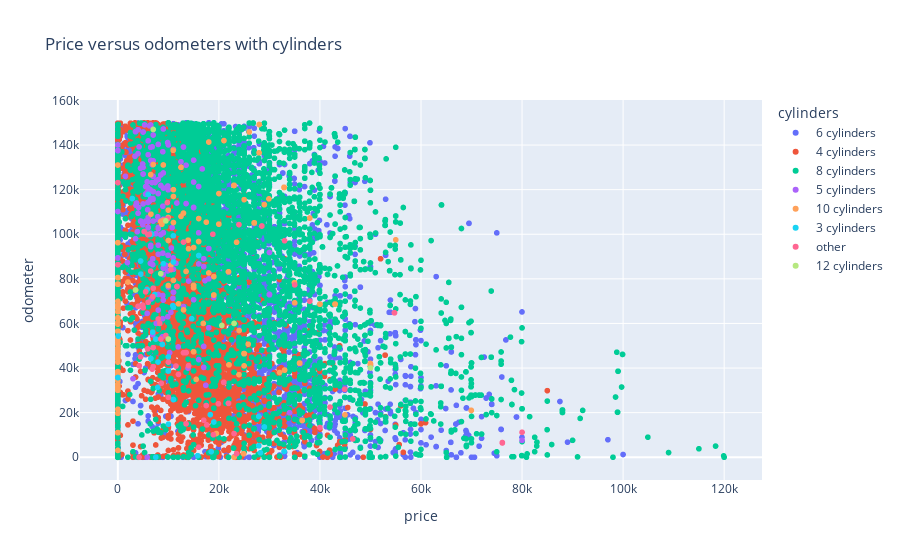

Notebook cell for this chart:
### Code cell
px.scatter(charts, x='price', y='odometer', color='cylinders', title='Price versus odometers with cylinders')

### Figure 1 — Plotly figure (JSON) as saved in the notebook; plotly's stock layout.template omitted (floating-point values rounded to 4 significant figures; data arrays with more than 128 entries replaced by an {"elided": "..."} marker saying what was removed)
{"data": [{"hovertemplate": "cylinders=6 cylinders<br>price=%{x}<br>odometer=%{y}<extra></extra>", "legendgroup": "6 cylinders", "marker": {"color": "#636efa", "symbol": "circle"}, "mode": "markers", "name": "6 cylinders", "showlegend": true, "type": "scattergl", "x": {"elided": "9091 int values"}, "xaxis": "x", "y": {"elided": "9091 int values"}, "yaxis": "y"}, {"hovertemplate": "cylinders=4 cylinders<br>price=%{x}<br>odometer=%{y}<extra></extra>", "legendgroup": "4 cylinders", "marker": {"color": "#EF553B", "symbol": "circle"}, "mode": "markers", "name": "4 cylinders", "showlegend": true, "type": "scattergl", "x": {"elided": "9644 int values"}, "xaxis": "x", "y": {"elided": "9644 int values"}, "yaxis": "y"}, {"hovertemplate": "cylinders=8 cylinders<br>price=%{x}<br>odometer=%{y}<extra></extra>", "legendgroup": "8 cylinders", "marker": {"color": "#00cc96", "symbol": "circle"}, "mode": "markers", "name": "8 cylinders", "showlegend": true, "type": "scattergl", "x": {"elided": "8073 int values"}, "xaxis": "x", "y": {"elided": "8073 int values"}, "yaxis": "y"}, {"hovertemplate": "cylinders=5 cylinders<br>price=%{x}<br>odometer=%{y}<extra></extra>", "legendgroup": "5 cylinders", "marker": {"color": "#ab63fa", "symbol": "circle"}, "mode": "markers", "name": "5 cylinders", "showlegend": true, "type": "scattergl", "x": {"elided": "200 int values"}, "xaxis": "x", "y": {"elided": "200 int values"}, "yaxis": "y"}, {"hovertemplate": "cylinders=10 cylinders<br>price=%{x}<br>odometer=%{y}<extra></extra>", "legendgroup": "10 cylinders", "marker": {"color": "#FFA15A", "symbol": "circle"}, "mode": "markers", "name": "10 cylinders", "showlegend": true, "type": "scattergl", "x": {"elided": "504 int values"}, "xaxis": "x", "y": {"elided": "504 int values"}, "yaxis": "y"}, {"hovertemplate": "cylinders=3 cylinders<br>price=%{x}<br>odometer=%{y}<extra></extra>", "legendgroup": "3 cylinders", "marker": {"color": "#19d3f3", "symbol": "circle"}, "mode": "markers", "name": "3 cylinders", "showlegend": true, "type": "scattergl", "x": [9990, 10880, 9995, 32900, 27900, 6540, 27900, 32900, 32900, 29000, 18480, 5800, 4550, 7299, 9990, 1, 1, 85, 1, 1, 1, 7500, 10997, 10997, 8995, 9990, 9990, 9990, 9990, 7950, 9990, 28223, 15999, 18295, 9990, 2850, 10999, 7900, 4499, 9990, 9990, 27893, 9990, 8800, 8800, 5990, 7500, 19000, 9990, 8800, 6695, 9990, 10990, 10000, 9990, 9990, 15800, 9990, 14595, 9990, 9990, 9990, 9990, 6900, 10999], "xaxis": "x", "y": [38700, 68004, 45000, 2626, 18320, 44274, 18320, 2626, 2626, 13575, 2528, 75300, 82116, 73000, 38700, 35735, 35735, 54324, 35735, 35735, 35735, 1, 25867, 25867, 86772, 38700, 38700, 38700, 38700, 42692, 38700, 2022, 90466, 19099, 38700, 116000, 87548, 31382, 88000, 38700, 38700, 5141, 38700, 50583, 50583, 117850, 53000, 15800, 38700, 50583, 100000, 38700, 99308, 14800, 38700, 38700, 733, 38700, 62130, 38700, 38700, 38700, 38700, 56109, 67241], "yaxis": "y"}, {"hovertemplate": "cylinders=other<br>price=%{x}<br>odometer=%{y}<extra></extra>", "legendgroup": "other", "marker": {"color": "#FF6692", "symbol": "circle"}, "mode": "markers", "name": "other", "showlegend": true, "type": "scattergl", "x": [5500, 37988, 4995, 32999, 6800, 13500, 13500, 13500, 13500, 13500, 4999, 11500, 6499, 44900, 4250, 4895, 54750, 9500, 54750, 23969, 21900, 9800, 0, 0, 11700, 11700, 11700, 76100, 76100, 11700, 7000, 18900, 22995, 11700, 4000, 17488, 13995, 20974, 20974, 12995, 20974, 5900, 8300, 6995, 80000, 4200, 7995, 6900, 13500, 46500, 21900, 19900, 9850, 5950, 23500, 18800, 0, 0, 8500, 21900, 5950, 6250, 12999, 15995, 42000, 6995, 5995, 39990, 8599, 35000, 5950, 4500, 5200, 10000, 17000, 10500, 11998, 28500, 28500, 10000, 17599], "xaxis": "x", "y": [74200, 69974, 67260, 97104, 39500, 46920, 46920, 46920, 46920, 46920, 67000, 40900, 83477, 30500, 41000, 68200, 64750, 54594, 64750, 104326, 24190, 114200, 123151, 86352, 76553, 76553, 76553, 6600, 6400, 76553, 75816, 10122, 10623, 76553, 67693, 23188, 41088, 33585, 33585, 46844, 33585, 48600, 60000, 49152, 11200, 1, 62000, 72000, 15000, 8200, 24190, 24000, 107000, 99999, 1600, 100000, 86352, 123151, 53000, 24190, 99999, 99999, 96476, 4512, 22491, 40643, 69501, 13325, 33170, 77300, 99999, 45040, 101215, 42644, 16590, 84124, 37141, 103700, 103700, 26864, 14500], "yaxis": "y"}, {"hovertemplate": "cylinders=12 cylinders<br>price=%{x}<br>odometer=%{y}<extra></extra>", "legendgroup": "12 cylinders", "marker": {"color": "#B6E880", "symbol": "circle"}, "mode": "markers", "name": "12 cylinders", "showlegend": true, "type": "scattergl", "x": [9500, 8495, 3500, 22999, 9980, 50000, 20590, 7000], "xaxis": "x", "y": [106000, 82326, 75000, 60000, 53010, 40000, 59100, 147000], "yaxis": "y"}], "layout": {"legend": {"title": {"text": "cylinders"}, "tracegroupgap": 0}, "title": {"text": "Price versus odometers with cylinders"}, "xaxis": {"anchor": "y", "domain": [0, 1], "title": {"text": "price"}}, "yaxis": {"anchor": "x", "domain": [0, 1], "title": {"text": "odometer"}}}}
